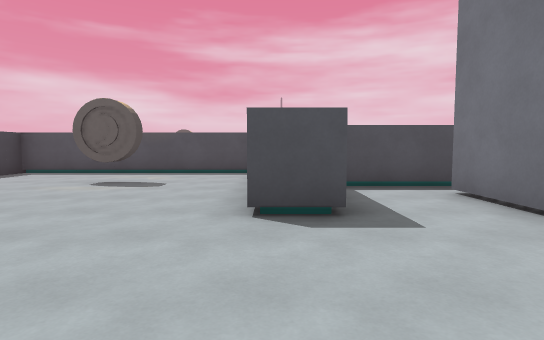
View 1 (above)

24 first-person views from a walk through a level from a Godot 3-D game. The camera is 1.4 m above the floor, tilts 4° down and sees 80° across. The floor is counted in squares, 2 m on a side. Each view is taken from the middle of a square. On the plan, view 1 faces up. The plan holds only what a view shows up to about 10 squares ahead; the rest is blank. The place goes on beyond the plan. Surface patterns are stand-ins for the level's own textures.

View 2
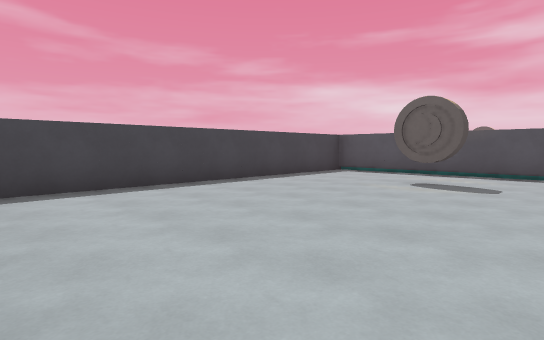

View 3
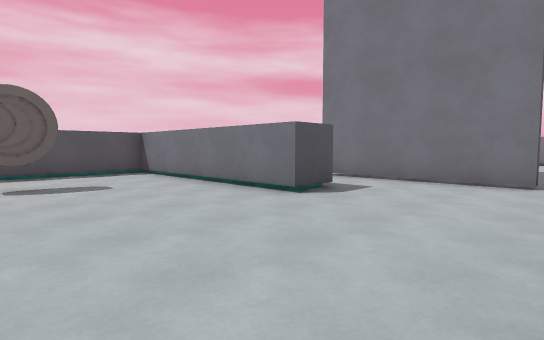

View 4
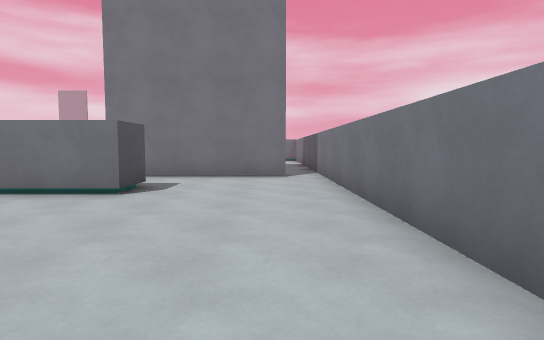

View 5
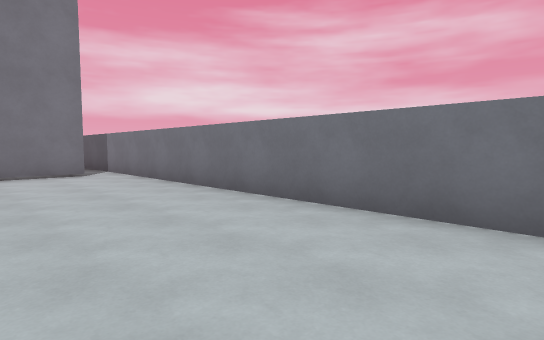

View 6
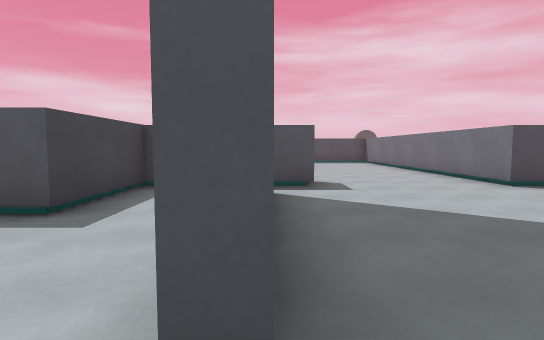

View 7
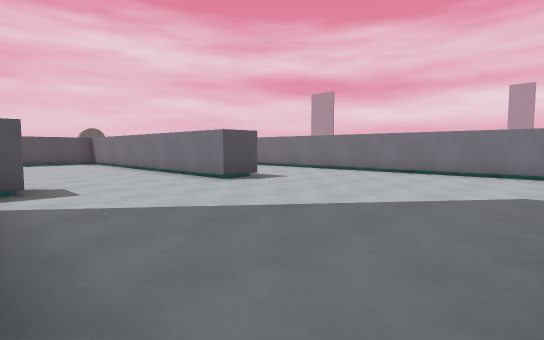

View 8
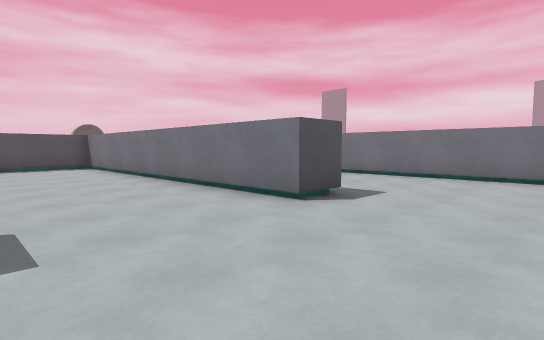

View 9
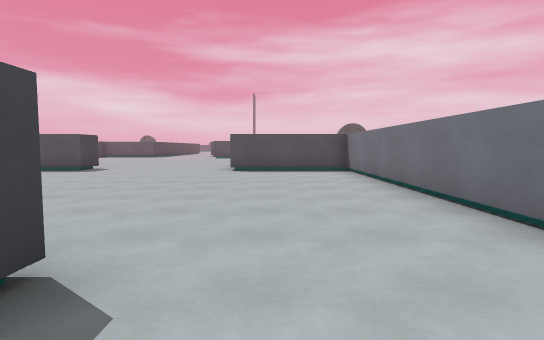

View 10
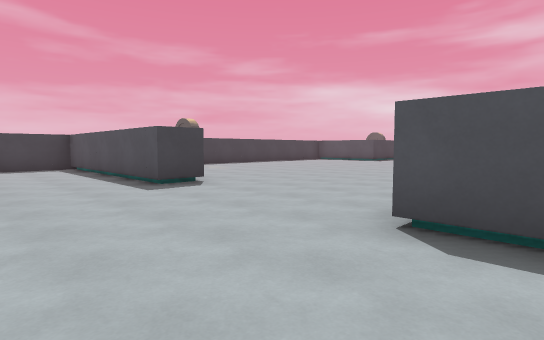

View 11
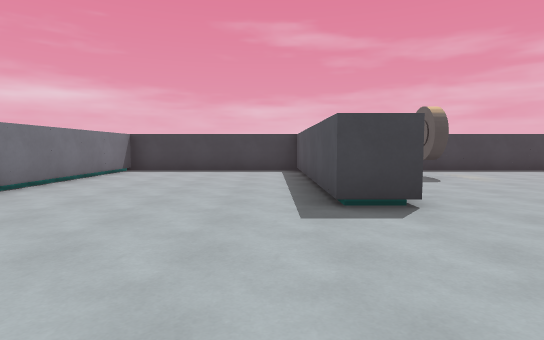

View 12
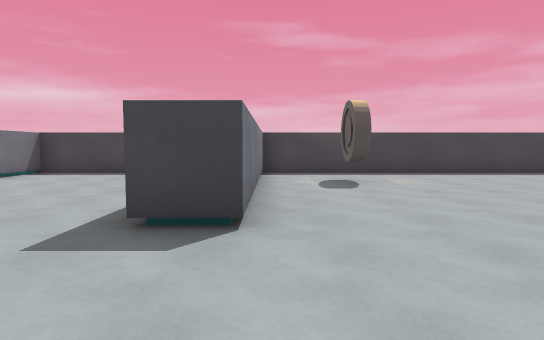

View 13
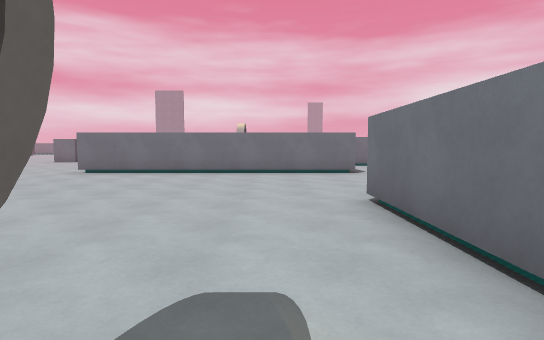

View 14
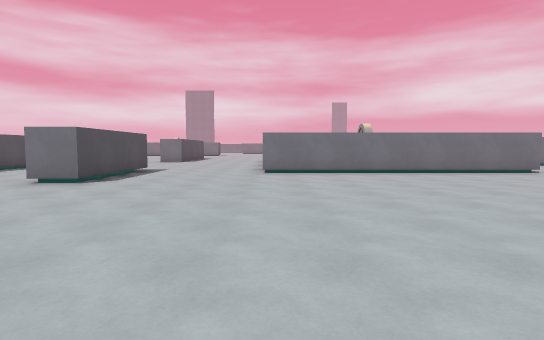

View 15
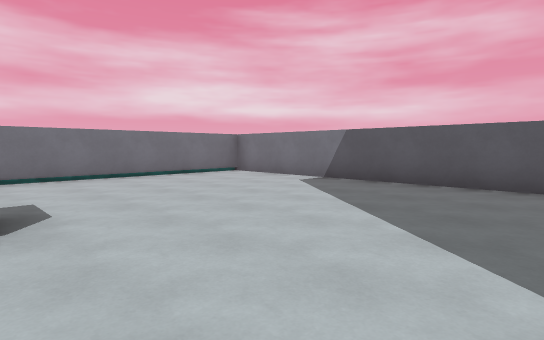

View 16
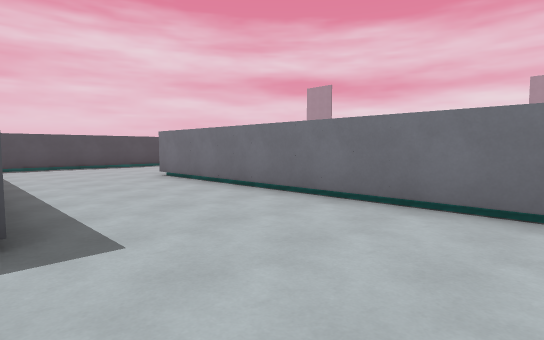

View 17
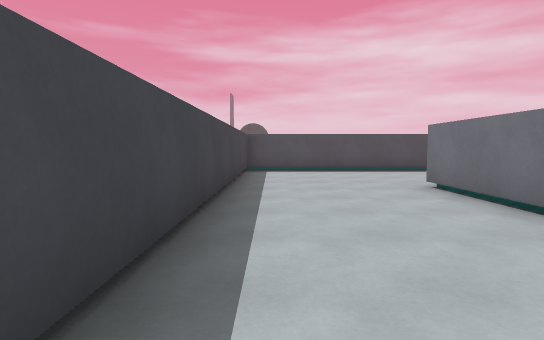

View 18
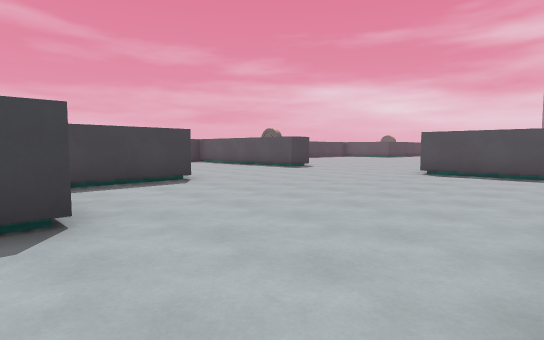

View 19
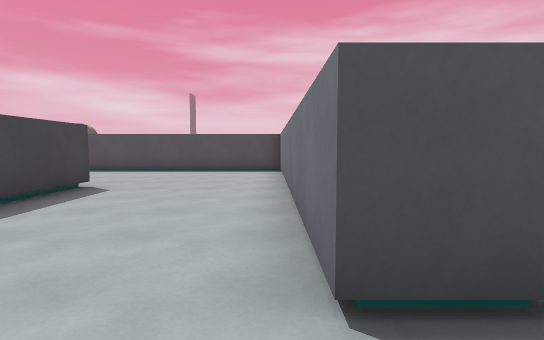

View 20
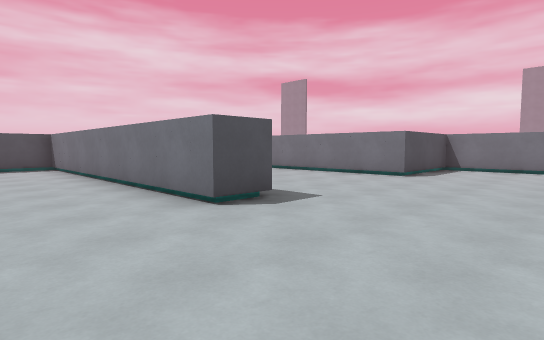

View 21
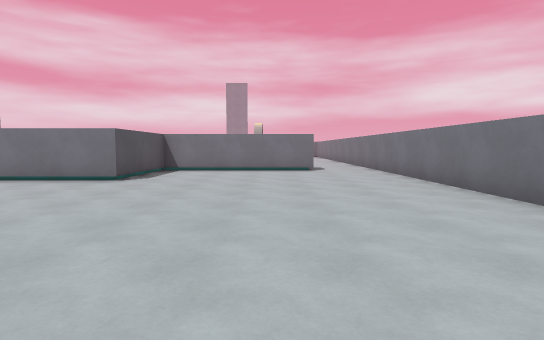

View 22
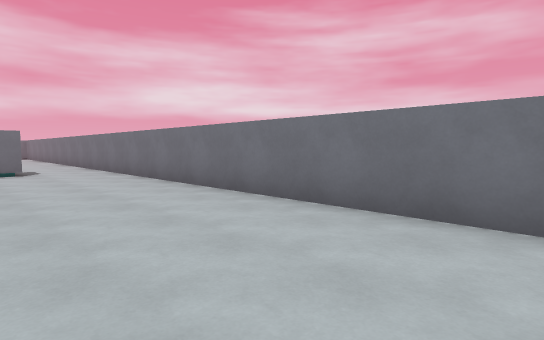

View 23
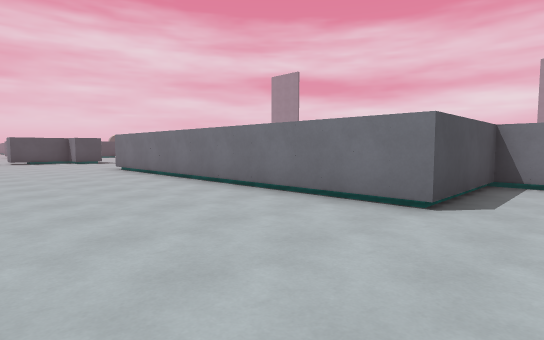

View 24
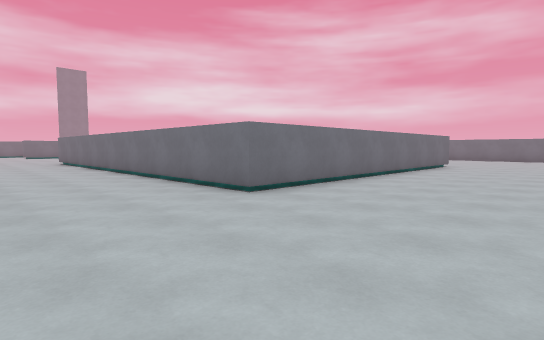

### Floor plan
Points are (right, up) in squares from view 1. A wall is a line through its corners. A room is listed if a view was taken in it or the views show most of it. See-through windows are left out.
Room 1 (views 1, 2, 3, 4, 5, 6, 7)
walls: (-5.8, -0.3) (3.6, -0.3); (2.8, 0.6) (2.8, 5); (3.9, 5.7) (0.8, 5.7) (0.8, 3.2) (-0.2, 3.2) (-0.2, 8.8) (-6.7, 8.8) (-6.7, 0.4)
ways out: opening at (3, 0) to room 2; gap at (3, 5) to room 2
objects: coin (-3, 7)
Room 2 (views 8, 9, 10, 11, 12, 13, 14, 15, 16, 17, 18)
walls: (0.8, 9.8) (0.8, 7.4); (8.3, 11.6) (8.3, 5.7) (7.3, 5.7) (7.3, 14.8) (3.7, 14.8) (3.7, 22.2); (3.8, 6.9) (3.8, 6.2); (-6.4, 15.7) (-0.7, 15.7) (-0.7, 14.8) (-6.7, 14.8) (-6.7, 9.8) (-2, 9.8); (3.6, 25.7) (1.2, 25.7) (1.2, 26.8); (-6.7, 23.4) (-6.7, 15.8); (3.6, -0.3) (11.8, -0.3) (11.8, 10.8)
ways out: opening at (3, 0) to room 1; gap at (3, 5) to room 1; opening at (3, 26) to room 3; opening at (10.5, 11.5) to room 3
objects: coin (-5, 18)
Room 3 (views 19, 20, 21, 22, 23, 24)
walls: (12.8, 10.8) (12.8, 8.8); (8.3, 14.5) (8.3, 11.6); (17.2, 6.2) (16.3, 6.2) (16.3, 14.8) (8.2, 14.8); (4.8, 25.7) (3.6, 25.7); (24.8, 1.6) (24.8, 6.2) (21.8, 6.2) (21.8, 15.7) (29, 15.7); (15.2, -0.3) (24.5, -0.3)
ways out: opening at (3, 26) to room 2; opening at (10.5, 11.5) to room 2; opening at (25, 0.5)

Where each view was taken, in squares from view 1:
view 1: 0 up, 0 right, facing up
view 2: 0 up, 1 left, facing up-left
view 3: 0 up, 4 left, facing up-right
view 4: 1 up, 5 left, facing right
view 5: 3 up, 6 left, facing down-right
view 6: 0 up, 3 right, facing up
view 7: 0 up, 3 right, facing up-right
view 8: 3 up, 4 right, facing up-right
view 9: 5 up, 5 right, facing up
view 10: 12 up, 5 right, facing up-left
view 11: 14 up, 3 right, facing left
view 12: 16 up, 2 right, facing left
view 13: 17 up, 5 left, facing right
view 14: 22 up, 5 left, facing right
view 15: 6 up, 4 right, facing down-right
view 16: 3 up, 8 right, facing up-right
view 17: 5 up, 9 right, facing up
view 18: 6 up, 7 right, facing up-left
view 19: 5 up, 16 right, facing up
view 20: 3 up, 14 right, facing up-right
view 21: 3 up, 15 right, facing right
view 22: 3 up, 15 right, facing down-right
view 23: 5 up, 18 right, facing up-right
view 24: 19 up, 18 right, facing down-right
